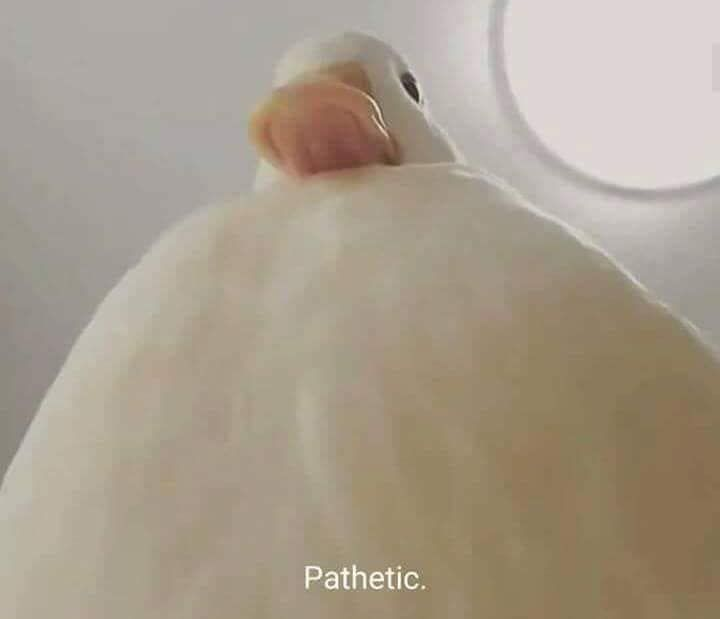
//> input picture filtros_openCV/imagens/imagem_01.jpg, 720 x 619 px
$ ./Erode_e_Dilate ../imagens/imagem_01.jpg   (built with g++ and OpenCV 4)
//> lines starting //> are read from the running program, lines starting //| are printed output that depends on the picture
#include "opencv2/imgproc.hpp"
#include "opencv2/highgui.hpp"
#include <iostream>
using namespace cv;
using namespace std;
Mat destino;
Mat erosion_dst, dilation_dst;

int erosion_elem = 2; /*Element:    0 = Rect     1 = Cross     2 = Ellipse    */
/* Kernel size: 2n +1 */
int erosion_size = 21;
int dilation_elem = 2; /*Element:    0 = Rect     1 = Cross     2 = Ellipse    */
int dilation_size = 21;

//max_elem = 2 (0,1,2); em ambos: erosion_elem e dilation_elem
//max_kernel_size = 21; em ambos: erosion_size e dilation_size
void Erosion( int, void* );
void Dilation( int, void* );
int main( int argc, char** argv )
{
  CommandLineParser parser( argc, argv, "{@input | ../imagens/imagem_01.jpg | input image}" ); //<--- AQUI
  destino = imread( samples::findFile( parser.get<String>( "@input" ) ), IMREAD_COLOR );
//> destino is the input picture: 619 rows x 720 cols, CV_8UC3; mean B, G, R 141.2, 157.2, 169
  if( destino.empty() )
  {
    cout << "Could not open or find the image!\n" << endl;
    cout << "Usage: " << argv[0] << " <Input image>" << endl;
    return -1;
  }
  namedWindow( "Erosion Demo", WINDOW_AUTOSIZE );
  namedWindow( "Dilation Demo", WINDOW_AUTOSIZE );

  Erosion( 0, 0 );
  Dilation( 0, 0 );
  waitKey(0);
  return 0;
}

//!// Variáveis de alteração de Erosion:  erosion_elem e erosion_size
void Erosion( int, void* )
{
  int erosion_type = 0;
  if( erosion_elem == 0 ){ erosion_type = MORPH_RECT; }
  else if( erosion_elem == 1 ){ erosion_type = MORPH_CROSS; }
  else if( erosion_elem == 2) { erosion_type = MORPH_ELLIPSE; }
  Mat element = getStructuringElement( erosion_type,
                       Size( 2*erosion_size + 1, 2*erosion_size+1 ),
                       Point( erosion_size, erosion_size ) );
  erode( destino, erosion_dst, element );
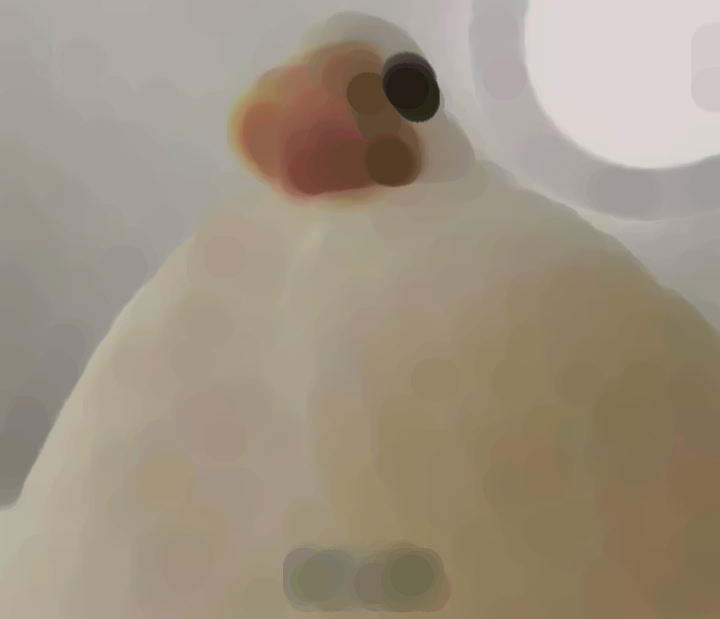
//> erosion_dst: 619 rows x 720 cols, CV_8UC3; mean B, G, R 128.9, 146.3, 158.4
  imshow( "Erosion Demo", erosion_dst );
}

//!// Variáveis de alteração de Dilation:  dilation_elem e dilation_size
void Dilation( int, void* )
{
  int dilation_type = 0;
  if( dilation_elem == 0 ){ dilation_type = MORPH_RECT; }
  else if( dilation_elem == 1 ){ dilation_type = MORPH_CROSS; }
  else if( dilation_elem == 2) { dilation_type = MORPH_ELLIPSE; }
  Mat element = getStructuringElement( dilation_type,
                       Size( 2*dilation_size + 1, 2*dilation_size+1 ),
                       Point( dilation_size, dilation_size ) );
  dilate( destino, dilation_dst, element );
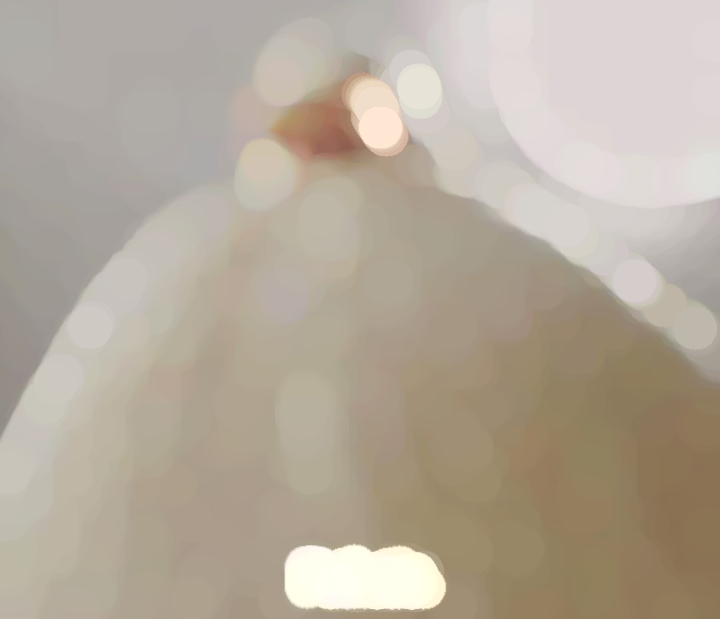
//> dilation_dst: 619 rows x 720 cols, CV_8UC3; mean B, G, R 154.9, 169.8, 180.6
  imshow( "Dilation Demo", dilation_dst );
}
